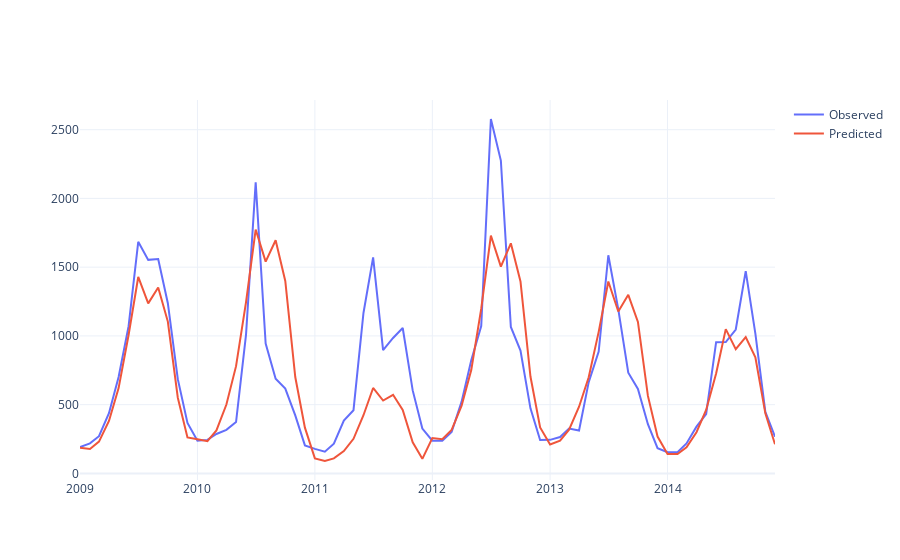
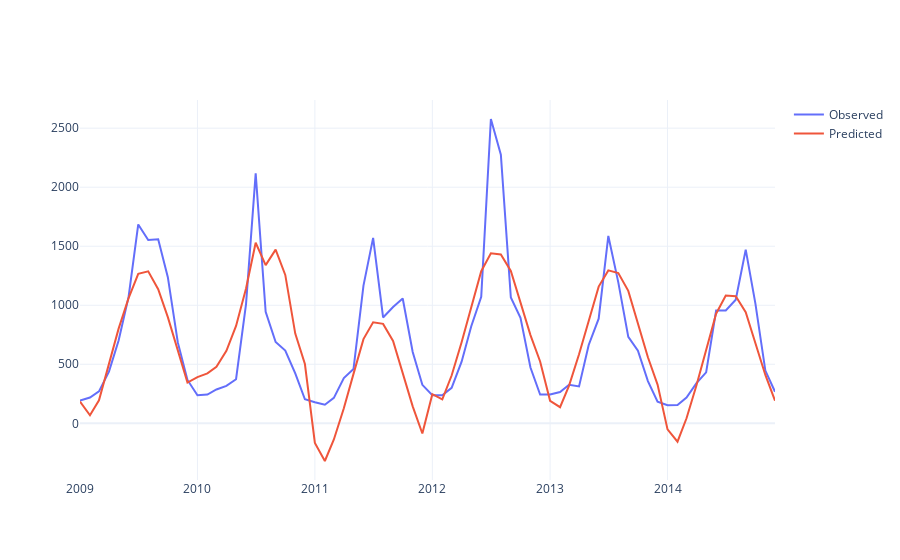

Notebook code for these charts, in order:
### Code cell
val_years = np.arange(2009,2015)
test_obs = df.loc["2009-01-01":"2014-12-31",:]
for hydro_station in hydro_stations:
    df = pd.read_csv(f'../data/{hydro_station.lower()}_natural_monthly_flow.csv', parse_dates=['date'], index_col='date')
    modes = [
        'multiplicative',
        # 'additive'
    ]
    for mode in modes:
        test_pred = pd.DataFrame()
        train_r2_list = []
        for year in val_years:
            train = df.loc[:"{}-12-31".format(year-1),:]
            test = df.loc["{}-01-01".format(year):"{}-12-31".format(year),:]
            decomposition = seasonal_decompose(train['flow(m^3/s)'], model=mode, period=12,extrapolate_trend=1)
            trend = decomposition.trend
            seasonal = decomposition.seasonal
            residual = decomposition.resid
            # fit the ARIMA model to the trend component
            model = pm.auto_arima(trend, 
                                  seasonal=False, 
                                  information_criterion='bic',
                                  trace=True,
                                  error_action='ignore',  
                                  suppress_warnings=True, 
                                  stepwise=True)
            model.summary()
            train_trend_pred = model.predict_in_sample()
            test_trend_pred = model.predict(n_periods=len(test))
            # fit the ARIMA model to the seasonal component
            model = pm.auto_arima(seasonal, 
                                  m = 12,
                                  seasonal_test = 'ch',
                                  seasonal=True, 
                                  information_criterion='bic',
                                  trace=True,
                                  error_action='ignore',  
                                  suppress_warnings=True, 
                                  stepwise=True)
            model.summary()
            train_seasonal_pred = model.predict_in_sample()
            test_seasonal_pred = model.predict(n_periods=len(test))
            # fit the ARIMA model to the residual component
            model = pm.auto_arima(residual, 
                                  seasonal=False, 
                                  information_criterion='bic',
                                  trace=True,
                                  error_action='ignore',  
                                  suppress_warnings=True, 
                                  stepwise=True)
            model.summary()
            train_residual_pred = model.predict_in_sample()
            test_residual_pred = model.predict(n_periods=len(test))
            # combine the trend, seasonal, and residual components
            if mode == 'multiplicative':
                train_pred_year = train_trend_pred * train_seasonal_pred * train_residual_pred
                test_pred_year = test_trend_pred * test_seasonal_pred * test_residual_pred
            else:
                train_pred_year = train_trend_pred + train_seasonal_pred + train_residual_pred
                test_pred_year = test_trend_pred + test_seasonal_pred + test_residual_pred

            train_pred_year.index = train.index
            train_pred_year.name = "SimFlow(m^3/s)"
            train_result = pd.concat([train,train_pred_year],axis=1)
            train_result.to_csv(f'../result/ARIMAPredData/seasonal_decompose_{mode}_arima_train_sim_{hydro_station.lower()}_before_{year}.csv')
            train_r2 = r2_score(train['flow(m^3/s)'], train_pred_year)
            train_r2_list.append(train_r2)
            test_pred_year.index = test.index
            test_pred_year.name = "flow(m^3/s)"
            test_pred = pd.concat([test_pred,test_pred_year])

        print(sum(train_r2_list)/len(train_r2_list))
        print(test_pred)
        print(r2_score(test_obs,test_pred)) # 0.6934 multiplicative;0.5988 additive
        test_pred.index.name = 'date'
        test_pred.to_csv(f'../result/ARIMAPredData/seasonal_decompose_{mode}_arima_pred_{hydro_station.lower()}_{val_years[0]}_{val_years[-1]}.csv')

        # visualize the results using plotly
        fig = go.Figure()
        fig.add_trace(go.Scatter(x=test_obs.index, y=test_obs['flow(m^3/s)'], mode='lines', name='Observed'))
        fig.add_trace(go.Scatter(x=test_pred.index, y=test_pred['flow(m^3/s)'], mode='lines', name='Predicted'))
        fig.show()
